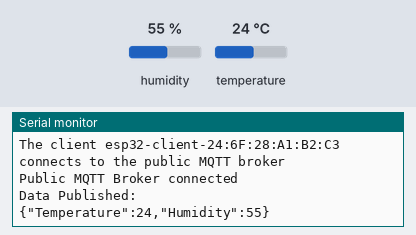
Bench run of a sketch on a simulated ESP32. Shown: the last lines printed to the serial monitor. The inputs (shaded band) are chosen by the test bench; at power-on: humidity 55 %, temperature 24 °C. WiFi joins after 1.5 s; servers stay silent unless stated; no MQTT or app messages arrive unless stated.

Above: at 2.7 s.
2.8 s: humidity set to 22 %
At 4.6 s:
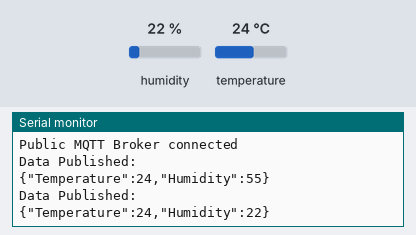
5.5 s: temperature set to 12 °C
At 6.3 s:
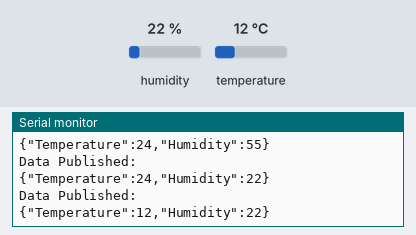
8.2 s: humidity set to 40 %
At 11.1 s:
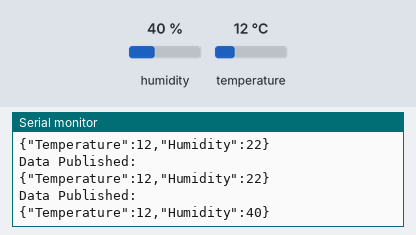
Timing chart, 0 to 12.6 s (numbered marks = the images above; inputs shaded):
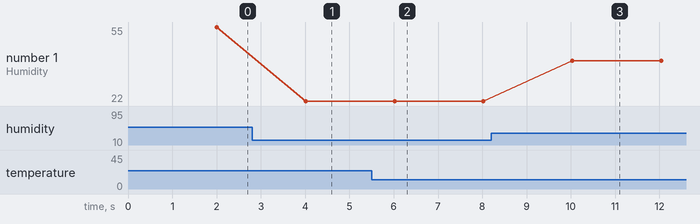

Measured:
- after the input at 2.8 s, the serial monitor: prints a new line after 1.2 s (image 1)
- after the input at 5.5 s, the serial monitor: prints a new line after 0.52 s (image 2)
- after the input at 8.2 s, the serial monitor: prints a new line after 1.8 s (image 3)
- plotted number 1: 55 → 22 after the input at 2.8 s, 22 → 40 after the input at 8.2 s

The sketch:

firmwareNandur.ino
```cpp
#include <WiFi.h>
#include <PubSubClient.h>
#include <DHT.h>
#include <ArduinoJson.h>
#include <WiFiManager.h>

const int DHT_PIN = 25;
// const char *ssid = "GOWINDA";
// const char *password = "06111967";

const char *mqtt_broker = "broker.emqx.io";
const char *topic = "project-nandur-sub/1";
const char *mqtt_username = "emqx";
const char *mqtt_password = "public";
const int mqtt_port = 1883;

DHT sensor_dht(DHT_PIN,DHT22);
WiFiClient espClient;
PubSubClient client(espClient);
unsigned long lastMsg = 0;
float temp = 0;
float hum = 0;

StaticJsonDocument<100> doc;

void callback(char *topic, byte *payload, unsigned int length) {
  Serial.print("Message arrived in topic: ");
  Serial.println(topic);
  Serial.print("Message:");
  for (int i = 0; i < length; i++) {
    Serial.print((char) payload[i]);
  }
  Serial.println();
  Serial.println("-----------------------");
}

void setup() {
  WiFi.mode(WIFI_STA);
  // put your setup code here, to run once:
  Serial.begin(115200);
  sensor_dht.begin();
  WiFiManager wm;
  wm.resetSettings();

  bool res;

  res = wm.autoConnect("AutoConnectAP", "password");

  if (!res) {
    Serial.println("Failed to connect");
  } else {
    Serial.println("Connected!");
  }
  // WiFi.begin(ssid, password);
  // while (WiFi.status() != WL_CONNECTED) {
  //   delay(500);
  //   Serial.println("Connecting to WiFi");
  // }
  Serial.println("Connected to the Wi-Fi Network");
  client.setServer(mqtt_broker, mqtt_port);
  client.setCallback(callback);
  while (!client.connected()) {
    String client_id = "esp32-client-";
    client_id += String(WiFi.macAddress());
    Serial.printf("The client %s connects to the public MQTT broker\n", client_id.c_str());
    if (client.connect(client_id.c_str(), mqtt_username, mqtt_password)) {
      Serial.println("Public MQTT Broker connected");
    } else {
      Serial.print("failed with state");
      Serial.print(client.state());
      delay(200);
    }
  }

  // client.publish(topic, "Hi, I'm ESP32 ^^");
  // client.subscribe(topic);
}

void loop() {
  // put your main code here, to run repeatedly:
  client.loop();

  unsigned long now = millis();
  if (now - lastMsg > 2000) { //perintah publish data
    lastMsg = now;

    float temp = sensor_dht.readTemperature();
    float hum = sensor_dht.readHumidity();

    doc["Temperature"] = temp;
    doc["Humidity"] = hum;

    char jsonString[100];
    serializeJson(doc, jsonString);
    client.publish(topic, jsonString);

    Serial.println("Data Published: ");
    Serial.println(jsonString);

    delay(2000);
  }
}
```
